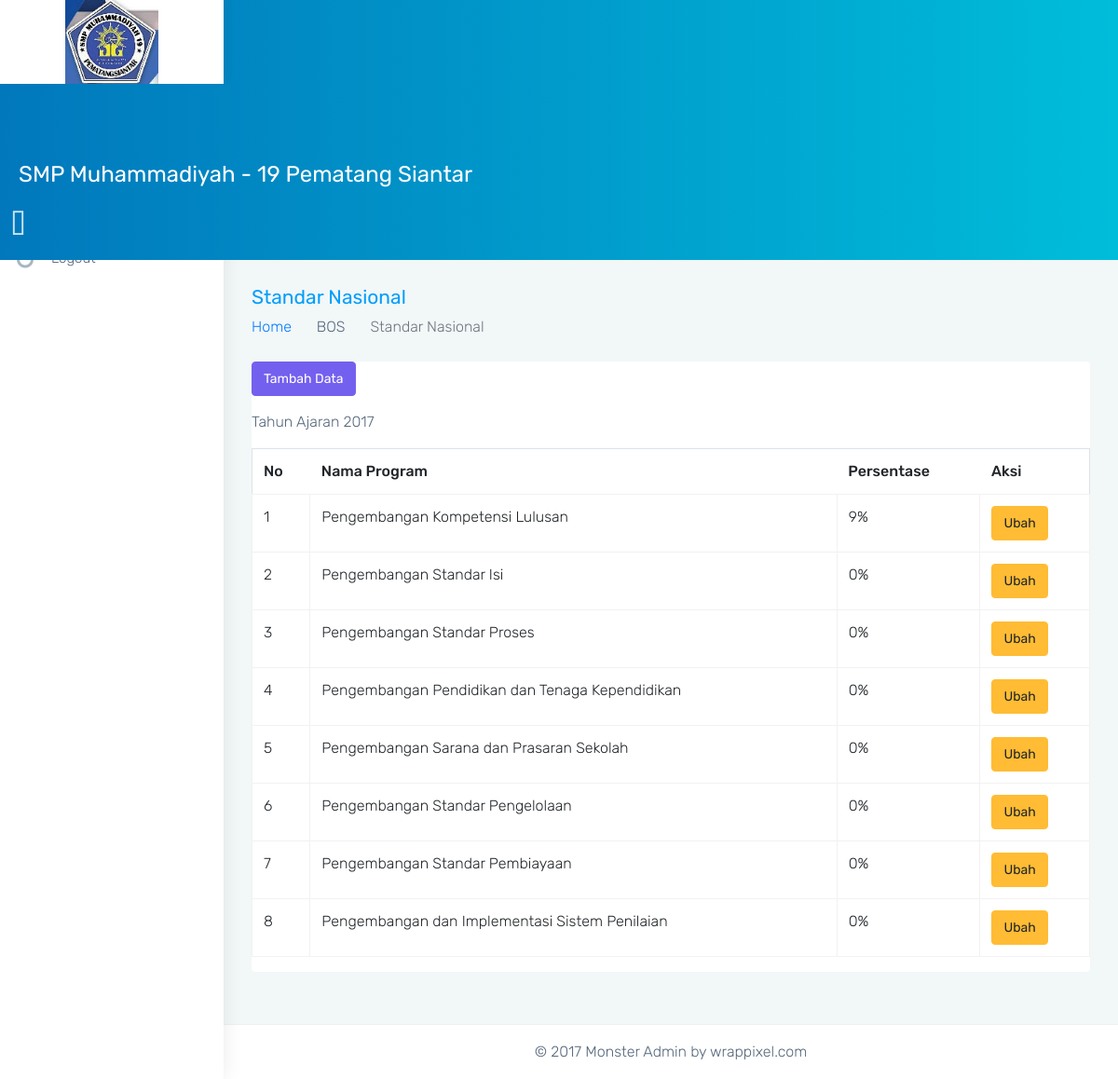
/tata_usaha/standar/index.php, run on the app's committed database.
### tables this page shows
CREATE TABLE `tbl_persentase_standar_nasional` (
  `id_persentase_standar_nasional` int(11) NOT NULL,
  `tahun_ajaran` varchar(10) NOT NULL,
  `npsn` int(11) DEFAULT NULL,
  `persentase` float NOT NULL,
  `id_user` int(11) NOT NULL,
  `dibuat_tanggal` datetime NOT NULL
);

CREATE TABLE `tbl_standar_nasional` (
  `idsnp` int(11) NOT NULL,
  `nama_program` varchar(255) DEFAULT NULL
);

### tata_usaha/standar/index.php (called while the page is built, shortened)
<?php
require('../../url.php');
require('../../model/crud.php');
$crud = new Crud;
$tahun_ajaran = $crud->query('SELECT DISTINCT(tahun_ajaran) FROM tbl_persentase_standar_nasional');
require('../../view/tata_usaha/standar_nasional.php');

### url.php (called while the page is built, shortened)
<?php
$url = 'http://localhost/simkeuangan/';

### model/koneksi.php (called while the page is built)
<?php
class Koneksi
{
  private $host     = 'localhost';
  private $username = 'root';
  private $password = '';
  private $database = 'simkeuangan';
  protected $conn;
  function __construct()
  {
    if (!isset($this->conn))
      $this->conn = new mysqli($this->host, $this->username, $this->password, $this->database);
    if (!$this->conn)
      echo 'Koneksi Gagal';
    else
      return $this->conn;
  }
}

### model/crud.php (called while the page is built, shortened)
<?php
include('koneksi.php');
class Crud extends Koneksi
{
  public function query($quernya)
  {
    $query = $quernya;
    $hasil = $this->conn->query($query);
    $rows = array();
    while ($row = $hasil->fetch_assoc()) {
      $rows[] = $row;
    }
    return $rows;
  }
}

### view/tata_usaha/standar_nasional.php (the view, shortened to what this page needs)
<!DOCTYPE html>
<html lang="en">
<?php require('template/head.php') ?>
<body class="fix-header card-no-border">
  <div id="main-wrapper">
    <?php require('template/header.php') ?>
    <?php require('template/sidebar.php') ?>
    <div class="page-wrapper">
      <div class="container-fluid">
        <div class="row page-titles">
          <div class="col-md-6 col-8 align-self-center">
            <h3 class="text-themecolor m-b-0 m-t-0">Standar Nasional</h3>
            <ol class="breadcrumb">
              <li class="breadcrumb-item"><a href="<?= $url; ?>tata_usaha">Home</a></li>
              <li class="breadcrumb-item">BOS</li>
              <li class="breadcrumb-item active">Standar Nasional</li>
            </ol>
          </div>
        </div>
        <div class="row">
          <div class="col-12">
            <div class="card">
              <div class="card-block">
                <button class="btn btn-primary" data-toggle="modal" data-target="#exampleModal">Tambah Data</button>
                <?php
                foreach ($tahun_ajaran as $ta) {
                ?>
                  <p class="mt-3">Tahun Ajaran <?= $ta['tahun_ajaran']; ?></p>
                  <table class="table table-bordered">
                    <thead>
                      <th>No</th>
                      <th>Nama Program</th>
                      <th>Persentase</th>
                      <th>Aksi</th>
                    </thead>
                    <tbody>
                      <?php
                      $no = 1;
                      $standar = $crud->query("SELECT * FROM tbl_persentase_standar_nasional JOIN tbl_standar_nasional ON tbl_standar_nasional.idsnp = tbl_persentase_standar_nasional.npsn WHERE tahun_ajaran = '" . $ta['tahun_ajaran'] . "'");
                      foreach ($standar as $st) {
                      ?>
                        <tr>
                          <td><?= $no; ?></td>
                          <td><?= $st['nama_program']; ?></td>
                          <td><?= $st['persentase']; ?>%</td>
                          <td>
                            <button class="btn btn-warning" data-toggle="modal" data-target="#exampleModal<?= $ta['tahun_ajaran'] . $no; ?>">Ubah</button>
                          </td>
                        </tr>
                      <?php
                        $no++;
                      }
                      ?>
                    </tbody>
                  </table>
                <?php
                }
                ?>
              </div>
            </div>
          </div>
        </div>
      </div>
      <?php require('template/footer.php') ?>
    </div>
  </div>
</body>
</html>

### assets/css/colors/blue.css (style rules this page uses)
.text-themecolor { color: #009efb !important; }

### data on the page
tbl_persentase_standar_nasional: npsn.nama_program "Pengembangan Kompetensi Lulusan", persentase "9"
tbl_persentase_standar_nasional: npsn.nama_program "Pengembangan Standar Isi", persentase "0"
tbl_persentase_standar_nasional: npsn.nama_program "Pengembangan Standar Proses", persentase "0"
tbl_persentase_standar_nasional: npsn.nama_program "Pengembangan Pendidikan dan Tenaga Kependidikan", persentase "0"
tbl_persentase_standar_nasional: npsn.nama_program "Pengembangan Sarana dan Prasaran Sekolah", persentase "0"
tbl_persentase_standar_nasional: npsn.nama_program "Pengembangan Standar Pengelolaan", persentase "0"
tbl_persentase_standar_nasional: npsn.nama_program "Pengembangan Standar Pembiayaan", persentase "0"
tbl_persentase_standar_nasional: npsn.nama_program "Pengembangan dan Implementasi Sistem Penilaian", persentase "0"

### other printed values
$ta['tahun_ajaran'] "2017"
